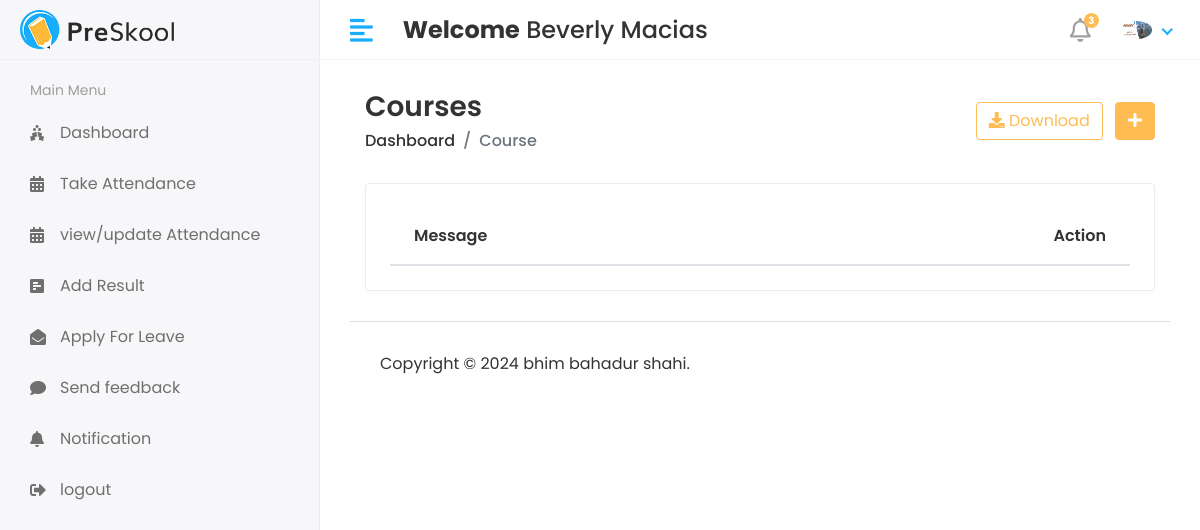
Page /staff/notification (signed in) on the earlier database version.
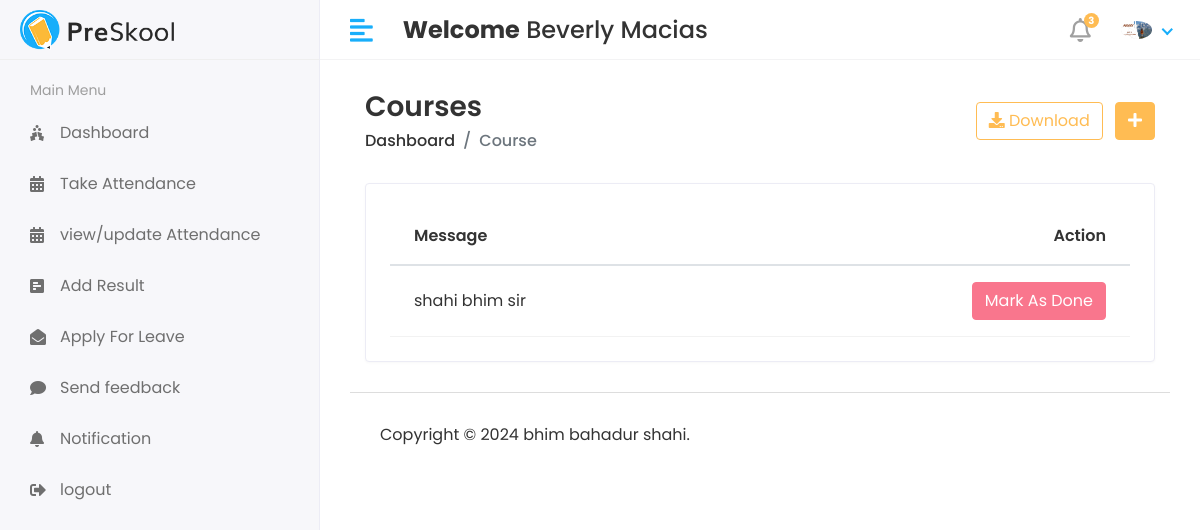
Same page on the later database version.
### collage_management_app/models.py (models this page shows, shortened)
class Staff_Notification(models.Model):
    staff_id = models.ForeignKey(Staff,on_delete=models.CASCADE)
    massage = models.TextField()
    created_at = models.DateTimeField(auto_now_add=True)
    status =models.IntegerField(null=True,default=0)

### collage_management_system/staff_views.py (the view)
# urls.py: path('staff/notification', staff_views.NOTIFICATION, name='notification'),
@login_required(login_url='/')
def NOTIFICATION(request):
    staff = Staff.objects.filter(admin=request.user.id)
    for staff in staff:
        staff_id = staff.id
        notifications = Staff_Notification.objects.filter(staff_id=staff_id)
        context = {'notifications':notifications}
    return render(request,'staff/notification.html', context)

### templates/staff/notification.html (shortened to what this page needs)
{% extends 'base.html' %}
{% block content %}
<div class="content container-fluid">
    <div class="page-header">
        <div class="row align-items-center">
            <div class="col">
                <h3 class="page-title">Courses</h3>
                <ul class="breadcrumb">
                    <li class="breadcrumb-item"><a href="index.html">Dashboard</a></li>
                    <li class="breadcrumb-item active">Course</li>
                </ul>
            </div>
            <div class="col-auto text-right float-right ml-auto">
                <a href="#" class="btn btn-outline-primary mr-2"><i class="fas fa-download"></i> Download</a>
                <a href="add-student.html" class="btn btn-primary"><i class="fas fa-plus"></i></a>
            </div>
        </div>
    </div>
    <div class="row">
        <div class="col-sm-12">
            <div class="card card-table">
                <div class="card-body">
                    <div class="table-responsive">
                        <table id="table_id" class="table table-hover table-center mb-0">
                            <thead>
                                <tr>
                                    <th>Message</th>
                                    <th class="text-right">Action</th>
                                </tr>
                            </thead>
                            <tbody>
                                {% for notification in notifications %}
                                <tr>
                                    <td>{{ notification.massage }}</td>
                                    <td class="text-right">
                                        <div class="actions">
                                            {% if notification.status == 0 %}
                                            <button class="btn btn-danger"
                                                    onclick="window.location.href='{% url 'staff_notification_mark_as_done' status=notification.id %}'">
                                                Mark As Done
                                            </button>
                                            {% else %}
                                            <button class="btn btn-danger" disabled>Mark As Done</button>
                                            {% endif %}
                                        </div>
                                    </td>
                                </tr>
                                {% endfor %}
                            </tbody>
                        </table>
                    </div>
                </div>
            </div>
        </div>
    </div>
</div>
{% endblock %}

Differences in the rows shown:
added Staff_Notification: massage "shahi bhim sir", status "Mark As Done"
